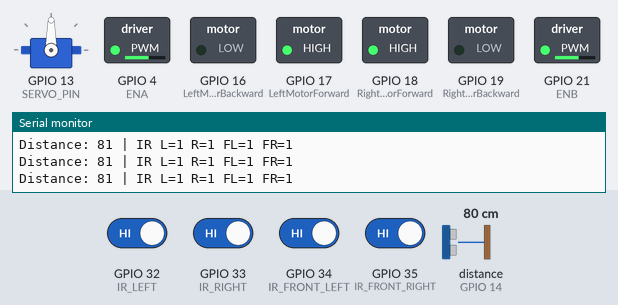
Bench run of a sketch on a simulated ESP32. Parts: servo, switched loads named in the sketch (green lamp = pin HIGH), the last lines printed to the serial monitor. Dashed ring = blinking. The inputs (shaded band) are chosen by the test bench; at power-on: GPIO 32 (IR_LEFT), GPIO 33 (IR_RIGHT), GPIO 34 (IR_FRONT_LEFT), GPIO 35 (IR_FRONT_RIGHT) HIGH, distance to the obstacle (sensor on GPIO 14) 80 cm. The echo pulse lasts 58.3 µs per cm.

Above: at 3.2 s.
3.3 s: distance to the obstacle (sensor on GPIO 14) set to 17 cm
4.8 s: distance to the obstacle (sensor on GPIO 14) set to 14 cm
At 7.6 s:
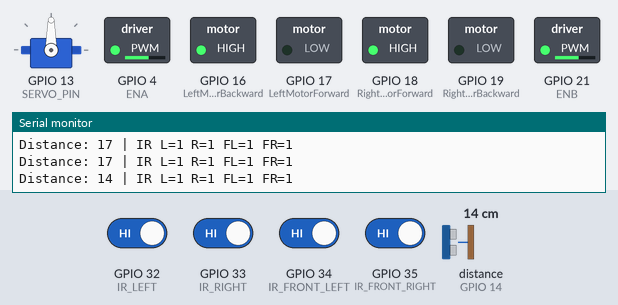
7.8 s: GPIO 32 (IR_LEFT) driven LOW
At 8.12 s:
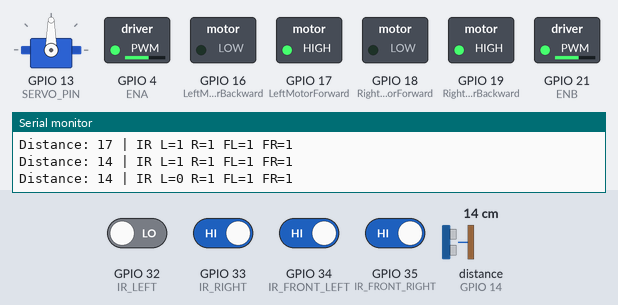
10.8 s: GPIO 32 (IR_LEFT) driven HIGH
At 12.6 s:
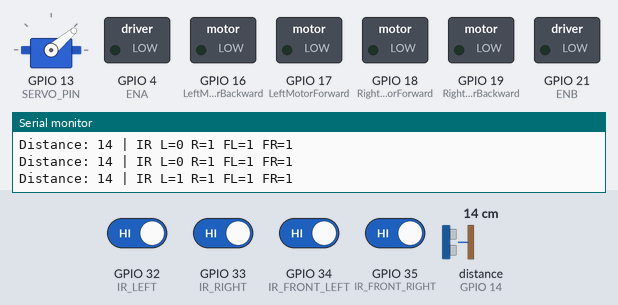
13.8 s: GPIO 33 (IR_RIGHT) driven LOW
At 14.64 s:
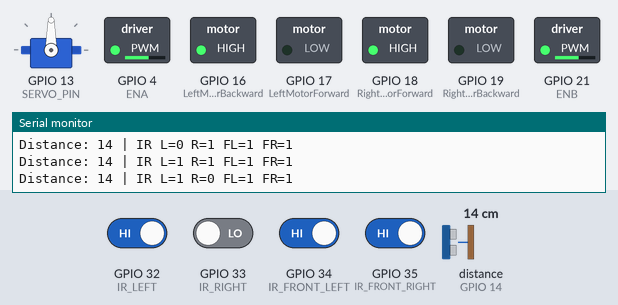
Timing chart, 0 to 17.8 s (numbered marks = the images above; inputs shaded):
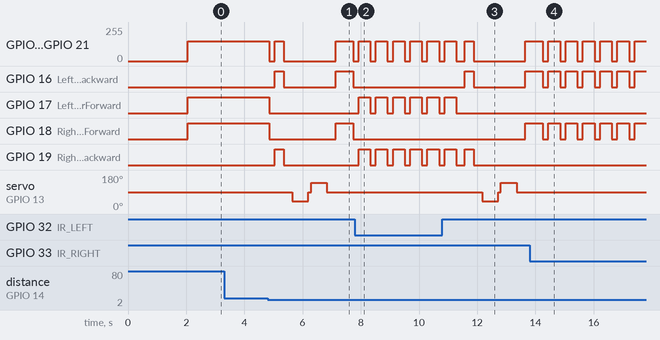

The sketch:

mobilebot.ino
```cpp
#include <ESP32Servo.h>
#include <NewPing.h>

// ==========================================================
// ---------------------- PIN DEFINITIONS --------------------
// ==========================================================

// ---- Motor driver pins (L298N) ----
const int LeftMotorForward = 17;
const int LeftMotorBackward = 16;
const int RightMotorForward = 18;
const int RightMotorBackward = 19;
const int ENA = 4;    // Left motor speed control (PWM)
const int ENB = 21;   // Right motor speed control (PWM)

// ---- Ultrasonic Sensor ----
#define TRIG_PIN 12
#define ECHO_PIN 14
#define MAX_DISTANCE 200  // cm

// ---- Servo Motor (Ultrasonic Mount) ----
#define SERVO_PIN 13

// ---- IR Sensors for Edge Detection ----
#define IR_LEFT 32
#define IR_RIGHT 33
#define IR_FRONT_LEFT 34
#define IR_FRONT_RIGHT 35

// ==========================================================
// ---------------------- GLOBAL VARIABLES ------------------
// ==========================================================

boolean goesForward = false;
int speedSet = 150;        // Motor speed (0–255)
int safeDistance = 15;     // Stop distance in cm
int centerPos = 90;        // Servo center position
const int SCAN_DELAY = 500; // Servo move delay

// ---- PWM Channels ----
#define ENA_CH 0
#define ENB_CH 1

NewPing sonar(TRIG_PIN, ECHO_PIN, MAX_DISTANCE);
Servo servoMotor;

// ==========================================================
// ---------------------- SETUP FUNCTION --------------------
// ==========================================================

void setup() {
  Serial.begin(115200);

  // ---- Servo Setup ----
  ESP32PWM::allocateTimer(0);
  servoMotor.setPeriodHertz(50);  // 50Hz = standard servo frequency
  servoMotor.attach(SERVO_PIN, 1000, 2000);
  servoMotor.write(centerPos);    // Center servo
  delay(500);

  // ---- Motor Setup ----
  pinMode(RightMotorForward, OUTPUT);
  pinMode(RightMotorBackward, OUTPUT);
  pinMode(LeftMotorForward, OUTPUT);
  pinMode(LeftMotorBackward, OUTPUT);

  // PWM setup for ESP32
  ledcSetup(ENA_CH, 1000, 8); // 1kHz, 8-bit resolution
  ledcSetup(ENB_CH, 1000, 8);
  ledcAttachPin(ENA, ENA_CH);
  ledcAttachPin(ENB, ENB_CH);

  // ---- IR Sensors Setup ----
  pinMode(IR_LEFT, INPUT);
  pinMode(IR_RIGHT, INPUT);
  pinMode(IR_FRONT_LEFT, INPUT);
  pinMode(IR_FRONT_RIGHT, INPUT);

  Serial.println("🚗 Robot Initialized...");
  delay(1500);
}

// ==========================================================
// ---------------------- MAIN LOOP -------------------------
// ==========================================================

void loop() {
  int distance = readPing();  // Read ultrasonic distance

  // ---- Continuous IR Sensor Reading ----
  bool leftOK = digitalRead(IR_LEFT);
  bool rightOK = digitalRead(IR_RIGHT);
  bool frontLeftOK = digitalRead(IR_FRONT_LEFT);
  bool frontRightOK = digitalRead(IR_FRONT_RIGHT);

  // ---- Debug Monitor ----
  Serial.print("Distance: "); Serial.print(distance);
  Serial.print(" | IR L="); Serial.print(leftOK);
  Serial.print(" R="); Serial.print(rightOK);
  Serial.print(" FL="); Serial.print(frontLeftOK);
  Serial.print(" FR="); Serial.println(frontRightOK);

  // ==========================================================
  // ---------------------- EDGE DETECTION ---------------------
  // ==========================================================
  if (!frontLeftOK || !frontRightOK) {
    moveStop();
    delay(200);
    moveBackward();
    delay(400);
    moveStop();
    delay(200);

    if (!frontLeftOK && frontRightOK) {
      turnRight();
      delay(500);
    } else if (!frontRightOK && frontLeftOK) {
      turnLeft();
      delay(500);
    } else {
      moveBackward();
      delay(500);
    }
    moveStop();
  }

  else if (!leftOK) {
    moveStop();
    delay(100);
    turnRight();
    delay(400);
    moveStop();
  }

  else if (!rightOK) {
    moveStop();
    delay(100);
    turnLeft();
    delay(400);
    moveStop();
  }

  // ==========================================================
  // ---------------------- OBSTACLE AVOIDANCE ----------------
  // ==========================================================
  else if (distance <= safeDistance) {
    moveStop();
    delay(200);
    moveBackward();
    delay(300);
    moveStop();
    delay(300);

    int rightDist = lookRight();
    int leftDist = lookLeft();
    servoMotor.write(centerPos);
    delay(200);

    if (rightDist > leftDist) {
      turnRight();
      delay(600);
    } else {
      turnLeft();
      delay(600);
    }
    moveStop();
  }

  // ==========================================================
  // ---------------------- NORMAL FORWARD --------------------
  // ==========================================================
  else {
    moveForward();
  }

  delay(50);
}

// ==========================================================
// ---------------------- HELPER FUNCTIONS ------------------
// ==========================================================

int readPing() {
  delay(40);
  int cm = sonar.ping_cm();
  if (cm == 0) cm = MAX_DISTANCE;
  return cm;
}

int lookRight() {
  servoMotor.write(40);
  delay(SCAN_DELAY);
  int dist = readPing();
  servoMotor.write(centerPos);
  delay(100);
  return dist;
}

int lookLeft() {
  servoMotor.write(140);
  delay(SCAN_DELAY);
  int dist = readPing();
  servoMotor.write(centerPos);
  delay(100);
  return dist;
}

// ==========================================================
// ---------------------- MOTOR FUNCTIONS --------------------
// ==========================================================

void moveForward() {
  if (!goesForward) {
    goesForward = true;
    digitalWrite(LeftMotorForward, HIGH);
    digitalWrite(RightMotorForward, HIGH);
    digitalWrite(LeftMotorBackward, LOW);
    digitalWrite(RightMotorBackward, LOW);
    ledcWrite(ENA_CH, speedSet);
    ledcWrite(ENB_CH, speedSet);
  }
}

void moveBackward() {
  goesForward = false;
  digitalWrite(LeftMotorBackward, HIGH);
  digitalWrite(RightMotorBackward, HIGH);
  digitalWrite(LeftMotorForward, LOW);
  digitalWrite(RightMotorForward, LOW);
  ledcWrite(ENA_CH, speedSet);
  ledcWrite(ENB_CH, speedSet);
}

void moveStop() {
  digitalWrite(RightMotorForward, LOW);
  digitalWrite(LeftMotorForward, LOW);
  digitalWrite(RightMotorBackward, LOW);
  digitalWrite(LeftMotorBackward, LOW);
  ledcWrite(ENA_CH, 0);
  ledcWrite(ENB_CH, 0);
}

void turnRight() {
  digitalWrite(LeftMotorForward, HIGH);
  digitalWrite(RightMotorBackward, HIGH);
  digitalWrite(LeftMotorBackward, LOW);
  digitalWrite(RightMotorForward, LOW);
  ledcWrite(ENA_CH, speedSet);
  ledcWrite(ENB_CH, speedSet);
}

void turnLeft() {
  digitalWrite(LeftMotorBackward, HIGH);
  digitalWrite(RightMotorForward, HIGH);
  digitalWrite(LeftMotorForward, LOW);
  digitalWrite(RightMotorBackward, LOW);
  ledcWrite(ENA_CH, speedSet);
  ledcWrite(ENB_CH, speedSet);
}
```

Measured:
- the behaviour switches between 16 and 15 cm on distance to the obstacle (sensor on GPIO 14) (found by bisection; images 0 and 1)
- after the input at 4.8 s, GPIO 4 (ENA): goes 0/255 0.20 s, 149/255 0.30 s, 0/255 1.8 s, 149/255 0.60 s, then 0/255, starting after 0.05 s; GPIO 16 (LeftMotorBackward): LOW → HIGH after 0.25 s, → LOW 0.30 s later, → HIGH 1.8 s later, → LOW 0.60 s later
- after the input at 7.8 s, GPIO 16 (LeftMotorBackward): stays LOW (without the input it goes to HIGH after 0.22 s); GPIO 17 (LeftMotorForward): alternates HIGH for 0.40 s and LOW for 0.19 s, starting after 0.12 s
- after the input at 10.8 s, GPIO 16 (LeftMotorBackward): LOW → HIGH after 0.77 s, → LOW 0.30 s later, → HIGH 1.8 s later; GPIO 17 (LeftMotorForward): goes on until 11.3 s, then stays LOW; GPIO 18 (RightMotorForward): LOW → HIGH after 2.9 s; servo on GPIO 13 (SERVO_PIN): 90° → 40° after 1.4 s, → 90° 0.54 s later, → 140° 0.10 s later, → 90° 0.54 s later
- after the input at 13.8 s, GPIO 19 (RightMotorBackward): stays LOW (without the input it goes to HIGH after 0.75 s); servo on GPIO 13 (SERVO_PIN): stays 90° (without the input it goes to 40° after 1.3 s)
